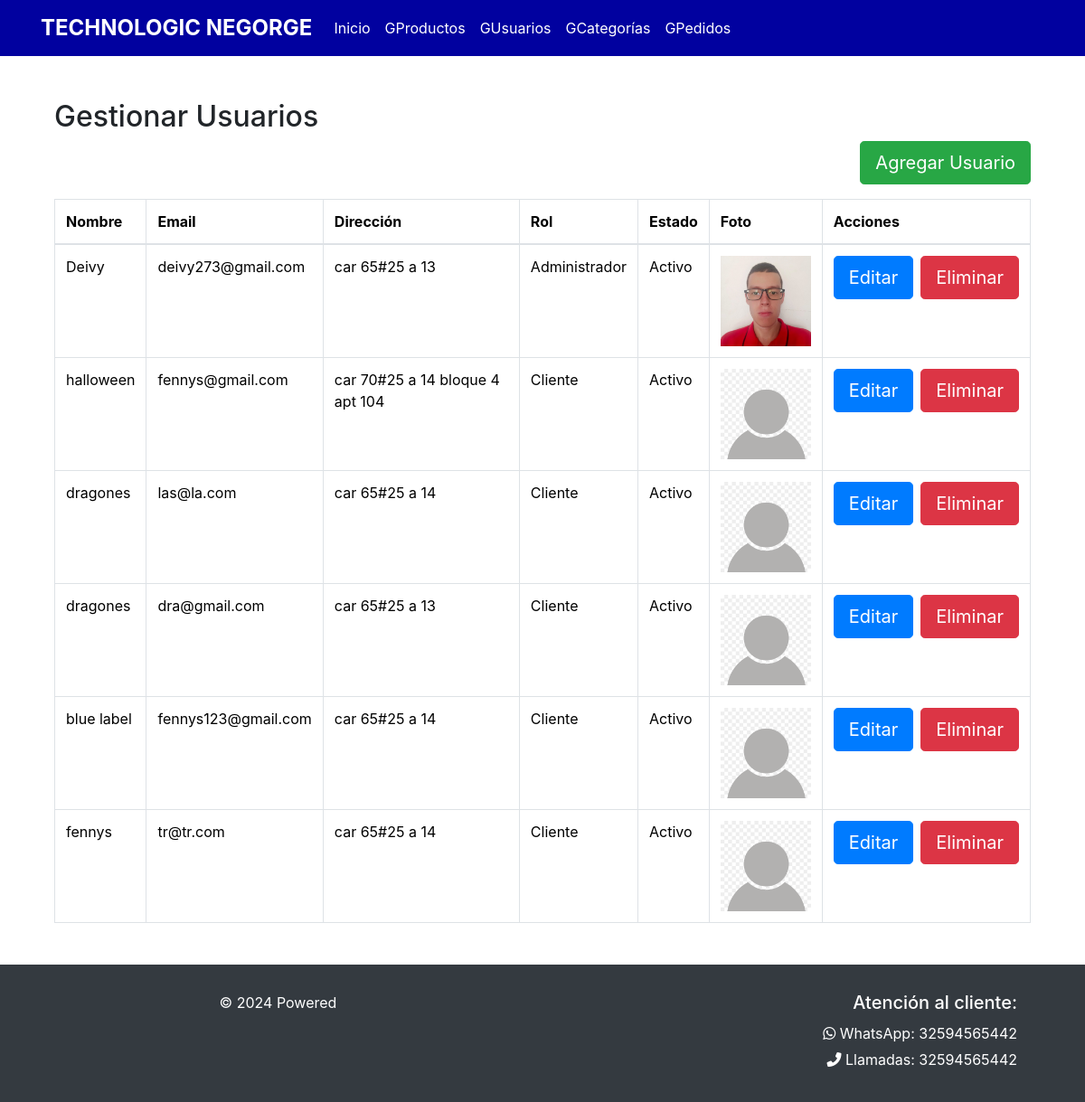
The page /gestionar-usuarios/ (signed in) on the database as committed earlier.
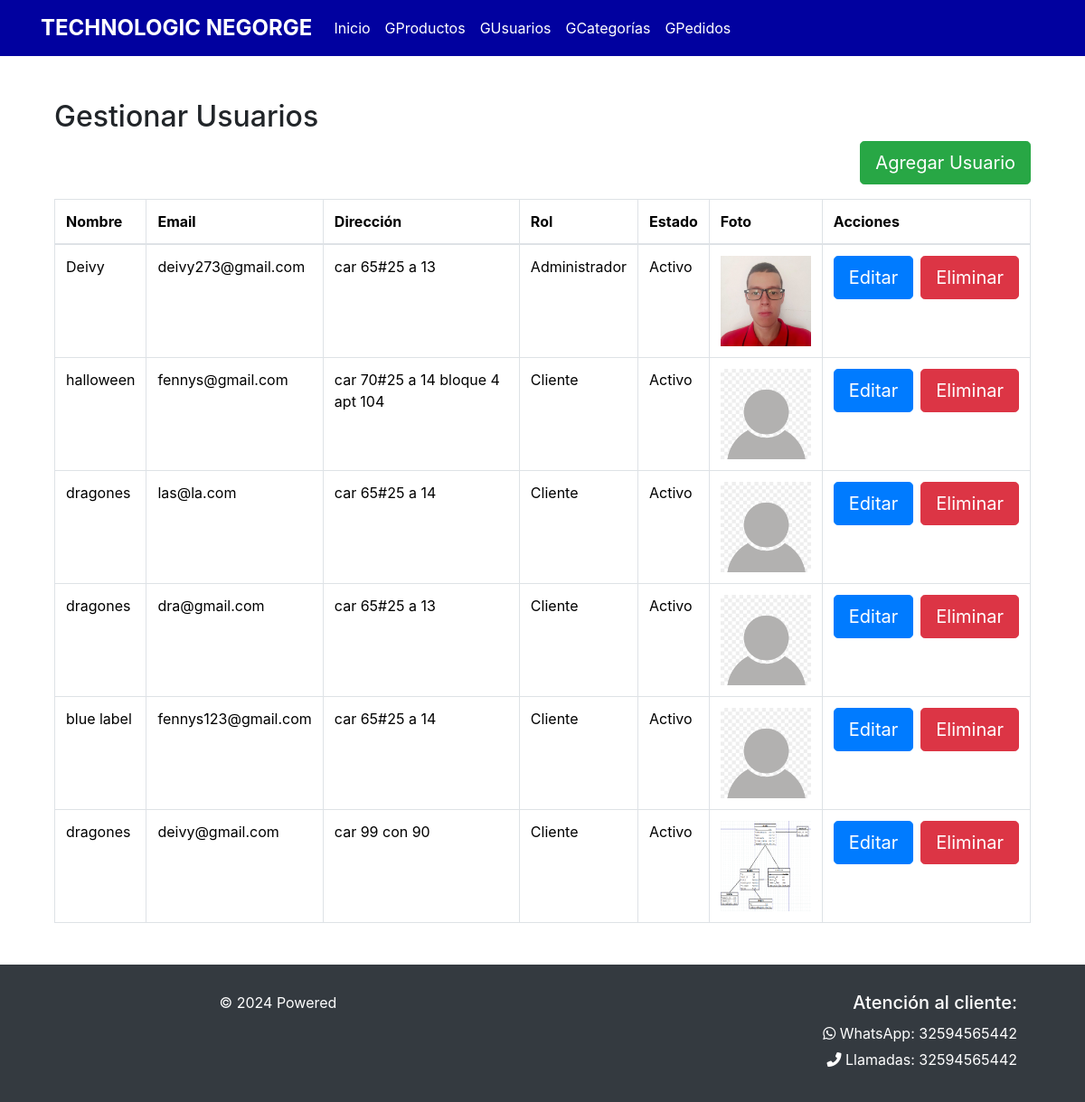
The same page on the database as committed later.
### concentrado_equino/models.py (models this page shows, shortened)
class Usuario(AbstractUser):
    nombre = models.CharField(max_length=100, blank=False, null=False)
    email = models.EmailField(unique=True, blank=False, null=False)
    direccion = models.CharField(max_length=200, blank=False, null=False)
    password = models.CharField(max_length=100, blank=False, null=False)
    ROLES = (
        (1, "Administrador"),
        (2, "Vendedor"),
        (3, "Cliente"),
    )
    rol = models.IntegerField(choices=ROLES, default=3)
    ESTADO = (
        (1, "Activo"),
        (2, "Bloqueado"),
    )
    estado = models.IntegerField(choices=ESTADO, default=1)
    foto = models.ImageField(upload_to='usuarios/', null=True, blank=True, default='usuarios/default.png')
    token_recuperar = models.CharField(max_length=254, default="", blank=True, null=True)
    groups = models.ManyToManyField(
        'auth.Group',
        related_name='usuario_groups',
        blank=True
    )
    user_permissions = models.ManyToManyField(
        'auth.Permission',
        related_name='usuario_permissions',
        blank=True
    )
    objects = CustomUserManager()
    USERNAME_FIELD = 'email'
    REQUIRED_FIELDS = ['nombre']

### concentrado_equino/views.py (the view, shortened to what this page needs)
# urls.py: path('gestionar-usuarios/', views.gestionar_usuarios, name='gestionar_usuarios'),
@login_required
def gestionar_usuarios(request):
    if request.user.rol != 1:
        return redirect('perfil')
    usuarios = Usuario.objects.all()
    form = UsuarioForm()
    return render(request, 'Equino/usuario/gestionar_usuario.html', {'usuarios': usuarios, 'form': form})

### concentrado_equino/templates/Equino/usuario/gestionar_usuario.html (shortened to what this page needs)
{% extends 'Equino/barNavInicio.html' %}
{% load static %}
{% block contenedor %}
<div class="container mt-5">
    <h2>Gestionar Usuarios</h2>
    <div class="d-flex justify-content-end mb-3">
        <button type="button" class="btn btn-success btn-lg" data-bs-toggle="modal" data-bs-target="#agregarUsuarioModal">
            Agregar Usuario
        </button>
    </div>
    <div class="table-responsive">
        <table class="table table-bordered table-hover">
            <thead>
                <tr>
                    <th>Nombre</th>
                    <th>Email</th>
                    <th>Dirección</th>
                    <th>Rol</th>
                    <th>Estado</th>
                    <th>Foto</th>
                    <th>Acciones</th>
                </tr>
            </thead>
            <tbody>
                {% for usuario in usuarios %}
                <tr>
                    <td>{{ usuario.nombre }}</td>
                    <td>{{ usuario.email }}</td>
                    <td>{{ usuario.direccion }}</td>
                    <td>{{ usuario.get_rol_display }}</td>
                    <td>{{ usuario.get_estado_display }}</td>
                    <td><img src="{{ usuario.foto.url }}" alt="{{ usuario.nombre }}" style="width: 100px; height: 100px;"></td>
                    <td>
                        <div class="d-flex justify-content-between">
                            <button type="button" class="btn btn-primary btn-lg me-2" data-bs-toggle="modal" data-bs-target="#editarUsuarioModal{{ usuario.id }}">
                                Editar
                            </button>
                            <form method="post" style="display:inline;">
                                <button type="submit" name="eliminar" value="{{ usuario.id }}" class="btn btn-danger btn-lg" onclick="return confirm('¿Está seguro de eliminar este usuario?');">
                                    Eliminar
                                </button>
                            </form>
                        </div>
                    </td>
                </tr>
                {% endfor %}
            </tbody>
        </table>
    </div>
</div>
{% endblock %}

### concentrado_equino/templates/Equino/barNavInicio.html (shortened to what this page needs)
{% load static %}
<!DOCTYPE html>
<html lang="es">
<head>
    <link href="https://cdn.jsdelivr.net/npm/bootstrap@5.3.3/dist/css/bootstrap.min.css" rel="stylesheet">
    <link href="https://cdn.datatables.net/1.13.6/css/dataTables.bootstrap5.min.css" rel="stylesheet">
    <link href="https://stackpath.bootstrapcdn.com/bootstrap/4.5.2/css/bootstrap.min.css" rel="stylesheet">
    <link rel="stylesheet" href="https://cdnjs.cloudflare.com/ajax/libs/font-awesome/6.0.0-beta3/css/all.min.css">
    <link href="{% static './Equino/css/style.css' %}" rel="stylesheet">
</head>
<body>
    <nav class="navbar navbar-expand-lg navbar-dark" style="background-color: #01019f;">
        <div class="container">
            <a class="navbar-brand" href="/">TECHNOLOGIC NEGORGE</a>
            <div class="collapse navbar-collapse">
                <ul class="navbar-nav me-auto">
                    <li class="nav-item {% if request.path == '/admin_dashboard/' %}active{% endif %}">
                        <a class="nav-link" href="{% url 'admin_dashboard' %}">Inicio</a>
                    </li>
                    <li class="nav-item {% if request.path == '/gestionar_productos/' %}active{% endif %}">
                        <a class="nav-link" href="{% url 'gestionar_productos' %}">GProductos</a>
                    </li>
                    <li class="nav-item {% if request.path == '/gestionar_usuarios/' %}active{% endif %}">
                        <a class="nav-link" href="{% url 'gestionar_usuarios' %}">GUsuarios</a>
                    </li>
                    <li class="nav-item {% if request.path == '/gestionar_categorias/' %}active{% endif %}">
                        <a class="nav-link" href="#">GCategorías</a>
                    </li>
                    <li class="nav-item {% if request.path == '/gestionar_pedidos/' %}active{% endif %}">
                        <a class="nav-link" href="#">GPedidos</a>
                    </li>
                </ul>
            </div>
        </div>
    </nav>
    <div class="content container mt-5">
        {% block contenedor %}
        {% endblock %}
    </div>
    <footer class="bg-dark text-white footer">
        <div class="container">
            <div class="row w-100">
                <div class="col-md-6 text-center">
                    <p>© 2024 Powered</p>
                </div>
                <div class="col-md-6 footer-info">
                    <h5>Atención al cliente:</h5>
                    <div class="footer-contact">
                        <p><i class="fab fa-whatsapp"></i> WhatsApp: 32594565442</p>
                        <p><i class="fas fa-phone-alt"></i> Llamadas: 32594565442</p>
                    </div>
                </div>
            </div>
        </div>
    </footer>
</body>
</html>

### concentrado_equino/templates/Equino/barNavInicio.html (style rules this page uses)
.navbar { background-color: #01019f; }
.navbar-brand { margin-left: 0; font-size: 1.5rem; font-weight: bold; }
.navbar a { color: white !important; }
.footer { position: relative; bottom: 0; width: 100%; padding: 30px 0; background-color: #343a40; margin-top: 30px; }
.footer .text-center { margin: 1; }
.footer-info { text-align: right; }
.content { min-height: calc(100vh - 200px); flex: 1; }
.content { min-height: calc(100vh - 200px); margin-bottom: 20px; }
.footer-contact { margin-top: 10px; }
.footer-contact p { margin: 5px 0; }

Rows that differ between the two databases and show on the page:
removed Usuario: nombre "fennys", email "tr@tr.com", direccion "car 65#25 a 14", rol "Cliente", estado "Activo", foto (placeholder picture), {{ usuario.id }} 12 (drawn)
added Usuario: nombre "dragones", email "deivy@gmail.com", direccion "car 99 con 90", rol "Cliente", estado "Activo", foto (picture), {{ usuario.id }} 13 (drawn)
